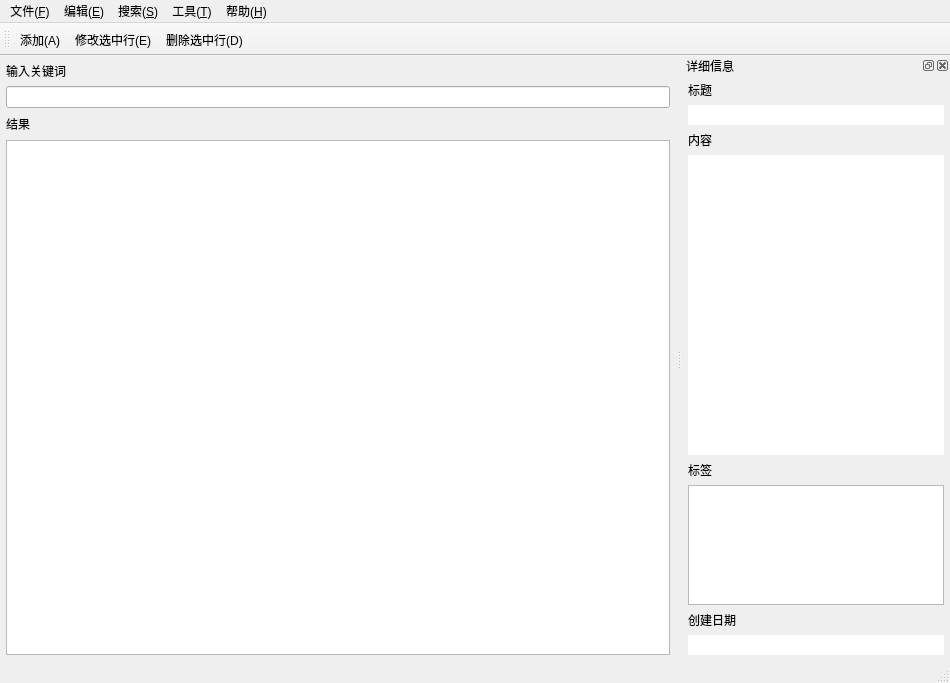
<?xml version="1.0" encoding="UTF-8"?>
<ui version="4.0">
 <class>RacaClass</class>
 <widget class="QMainWindow" name="RacaClass">
  <property name="geometry">
   <rect>
    <x>0</x>
    <y>0</y>
    <width>950</width>
    <height>683</height>
   </rect>
  </property>
  <property name="windowTitle">
   <string>Raca</string>
  </property>
  <property name="windowIcon">
   <iconset resource="resource/Raca.qrc">
    <normaloff>:/icon.svg</normaloff>:/icon.svg</iconset>
  </property>
  <widget class="QWidget" name="centralWidget">
   <layout class="QVBoxLayout" name="verticalLayout">
    <property name="leftMargin">
     <number>6</number>
    </property>
    <property name="topMargin">
     <number>6</number>
    </property>
    <property name="rightMargin">
     <number>6</number>
    </property>
    <property name="bottomMargin">
     <number>6</number>
    </property>
    <item>
     <layout class="QVBoxLayout" name="verticalLayout_2">
      <property name="spacing">
       <number>6</number>
      </property>
      <item>
       <layout class="QHBoxLayout" name="horizontalLayout">
        <item>
         <widget class="QLabel" name="label_4">
          <property name="text">
           <string>输入关键词</string>
          </property>
         </widget>
        </item>
       </layout>
      </item>
      <item>
       <widget class="QLineEdit" name="leSearch">
        <property name="statusTip">
         <string>输入关键词按下回车以搜索</string>
        </property>
       </widget>
      </item>
      <item>
       <layout class="QHBoxLayout" name="horizontalLayout_2">
        <item>
         <widget class="QLabel" name="label_5">
          <property name="text">
           <string>结果</string>
          </property>
         </widget>
        </item>
        <item>
         <spacer name="horizontalSpacer">
          <property name="orientation">
           <enum>Qt::Horizontal</enum>
          </property>
          <property name="sizeHint" stdset="0">
           <size>
            <width>40</width>
            <height>20</height>
           </size>
          </property>
         </spacer>
        </item>
       </layout>
      </item>
      <item>
       <widget class="QTableView" name="tvResult"/>
      </item>
     </layout>
    </item>
   </layout>
  </widget>
  <widget class="QMenuBar" name="menuBar">
   <property name="geometry">
    <rect>
     <x>0</x>
     <y>0</y>
     <width>950</width>
     <height>21</height>
    </rect>
   </property>
   <widget class="QMenu" name="menuEdit">
    <property name="title">
     <string>编辑(&amp;E)</string>
    </property>
    <addaction name="actionAdd"/>
    <addaction name="actionDeleteSelectedRow"/>
    <addaction name="actionEdit"/>
   </widget>
   <widget class="QMenu" name="menuHelp">
    <property name="title">
     <string>帮助(&amp;H)</string>
    </property>
    <addaction name="actionAboutQt"/>
    <addaction name="actionAbout"/>
   </widget>
   <widget class="QMenu" name="menuFile">
    <property name="title">
     <string>文件(&amp;F)</string>
    </property>
    <addaction name="actionExportDataBase"/>
    <addaction name="separator"/>
    <addaction name="actionExit"/>
   </widget>
   <widget class="QMenu" name="menuSearch">
    <property name="title">
     <string>搜索(&amp;S)</string>
    </property>
    <addaction name="actionUseRegex"/>
    <addaction name="separator"/>
   </widget>
   <widget class="QMenu" name="menuTool">
    <property name="title">
     <string>工具(&amp;T)</string>
    </property>
    <addaction name="actionSettings"/>
   </widget>
   <addaction name="menuFile"/>
   <addaction name="menuEdit"/>
   <addaction name="menuSearch"/>
   <addaction name="menuTool"/>
   <addaction name="menuHelp"/>
  </widget>
  <widget class="QToolBar" name="mainToolBar">
   <property name="windowTitle">
    <string>工具栏</string>
   </property>
   <attribute name="toolBarArea">
    <enum>TopToolBarArea</enum>
   </attribute>
   <attribute name="toolBarBreak">
    <bool>false</bool>
   </attribute>
   <addaction name="actionAdd"/>
   <addaction name="actionEdit"/>
   <addaction name="actionDeleteSelectedRow"/>
  </widget>
  <widget class="QStatusBar" name="statusBar"/>
  <widget class="QDockWidget" name="dwDetailInfo">
   <property name="sizePolicy">
    <sizepolicy hsizetype="Preferred" vsizetype="Expanding">
     <horstretch>0</horstretch>
     <verstretch>0</verstretch>
    </sizepolicy>
   </property>
   <property name="windowTitle">
    <string>详细信息</string>
   </property>
   <attribute name="dockWidgetArea">
    <number>2</number>
   </attribute>
   <widget class="QWidget" name="dockWidgetContents">
    <property name="sizePolicy">
     <sizepolicy hsizetype="Preferred" vsizetype="Minimum">
      <horstretch>0</horstretch>
      <verstretch>0</verstretch>
     </sizepolicy>
    </property>
    <layout class="QVBoxLayout" name="verticalLayout_3">
     <property name="leftMargin">
      <number>6</number>
     </property>
     <property name="topMargin">
      <number>6</number>
     </property>
     <property name="rightMargin">
      <number>6</number>
     </property>
     <property name="bottomMargin">
      <number>6</number>
     </property>
     <item>
      <widget class="QLabel" name="label">
       <property name="sizePolicy">
        <sizepolicy hsizetype="Preferred" vsizetype="Maximum">
         <horstretch>0</horstretch>
         <verstretch>0</verstretch>
        </sizepolicy>
       </property>
       <property name="text">
        <string>标题</string>
       </property>
      </widget>
     </item>
     <item>
      <widget class="QLineEdit" name="leTitle">
       <property name="statusTip">
        <string>选中行记录的标题</string>
       </property>
       <property name="frame">
        <bool>false</bool>
       </property>
       <property name="readOnly">
        <bool>true</bool>
       </property>
      </widget>
     </item>
     <item>
      <widget class="QLabel" name="label_2">
       <property name="sizePolicy">
        <sizepolicy hsizetype="Preferred" vsizetype="Maximum">
         <horstretch>0</horstretch>
         <verstretch>0</verstretch>
        </sizepolicy>
       </property>
       <property name="text">
        <string>内容</string>
       </property>
      </widget>
     </item>
     <item>
      <widget class="QTextEdit" name="teArticle">
       <property name="statusTip">
        <string>选中行记录的内容</string>
       </property>
       <property name="frameShape">
        <enum>QFrame::NoFrame</enum>
       </property>
       <property name="frameShadow">
        <enum>QFrame::Plain</enum>
       </property>
       <property name="readOnly">
        <bool>true</bool>
       </property>
      </widget>
     </item>
     <item>
      <widget class="QLabel" name="label_6">
       <property name="text">
        <string>标签</string>
       </property>
      </widget>
     </item>
     <item>
      <widget class="QListWidget" name="lwTag">
       <property name="sizePolicy">
        <sizepolicy hsizetype="Expanding" vsizetype="Fixed">
         <horstretch>0</horstretch>
         <verstretch>0</verstretch>
        </sizepolicy>
       </property>
       <property name="maximumSize">
        <size>
         <width>16777215</width>
         <height>120</height>
        </size>
       </property>
       <property name="statusTip">
        <string>选中行记录的标签</string>
       </property>
       <property name="selectionMode">
        <enum>QAbstractItemView::ExtendedSelection</enum>
       </property>
       <property name="viewMode">
        <enum>QListView::IconMode</enum>
       </property>
      </widget>
     </item>
     <item>
      <widget class="QLabel" name="label_3">
       <property name="sizePolicy">
        <sizepolicy hsizetype="Preferred" vsizetype="Maximum">
         <horstretch>0</horstretch>
         <verstretch>0</verstretch>
        </sizepolicy>
       </property>
       <property name="text">
        <string>创建日期</string>
       </property>
      </widget>
     </item>
     <item>
      <widget class="QLineEdit" name="leCreateTime">
       <property name="statusTip">
        <string>选中行记录的创建时间</string>
       </property>
       <property name="frame">
        <bool>false</bool>
       </property>
       <property name="readOnly">
        <bool>true</bool>
       </property>
      </widget>
     </item>
    </layout>
   </widget>
  </widget>
  <action name="actionAdd">
   <property name="icon">
    <iconset resource="resource/Raca.qrc">
     <normaloff>:/ic_add.svg</normaloff>:/ic_add.svg</iconset>
   </property>
   <property name="text">
    <string>添加(&amp;A)...</string>
   </property>
   <property name="statusTip">
    <string>添加新文章</string>
   </property>
  </action>
  <action name="actionAboutQt">
   <property name="text">
    <string>关于 Qt...</string>
   </property>
   <property name="statusTip">
    <string>关于 Qt</string>
   </property>
  </action>
  <action name="actionExit">
   <property name="text">
    <string>退出(&amp;X)</string>
   </property>
   <property name="statusTip">
    <string>退出程序</string>
   </property>
   <property name="shortcut">
    <string>Ctrl+Q</string>
   </property>
  </action>
  <action name="actionUseRegex">
   <property name="checkable">
    <bool>true</bool>
   </property>
   <property name="text">
    <string>使用正则表达式(&amp;R)</string>
   </property>
   <property name="iconText">
    <string>使用正则表达式(R)</string>
   </property>
   <property name="toolTip">
    <string>使用正则表达式(R)</string>
   </property>
   <property name="statusTip">
    <string>使用正则表达式进行搜索</string>
   </property>
   <property name="shortcut">
    <string>Ctrl+R</string>
   </property>
  </action>
  <action name="actionAbout">
   <property name="icon">
    <iconset resource="resource/Raca.qrc">
     <normaloff>:/icon.svg</normaloff>:/icon.svg</iconset>
   </property>
   <property name="text">
    <string>关于 Raca...</string>
   </property>
   <property name="statusTip">
    <string>显示程序版本、版权信息等</string>
   </property>
   <property name="shortcut">
    <string>Ctrl+F1</string>
   </property>
  </action>
  <action name="actionSettings">
   <property name="icon">
    <iconset resource="resource/Raca.qrc">
     <normaloff>:/ic_settings.svg</normaloff>:/ic_settings.svg</iconset>
   </property>
   <property name="text">
    <string>选项(&amp;O)...</string>
   </property>
   <property name="statusTip">
    <string>更改工具选项</string>
   </property>
   <property name="shortcut">
    <string>Ctrl+P</string>
   </property>
  </action>
  <action name="actionDeleteSelectedRow">
   <property name="icon">
    <iconset resource="resource/Raca.qrc">
     <normaloff>:/ic_remove.svg</normaloff>:/ic_remove.svg</iconset>
   </property>
   <property name="text">
    <string>删除选中行(&amp;D)</string>
   </property>
   <property name="statusTip">
    <string>删除选中的行(可多选)</string>
   </property>
   <property name="shortcut">
    <string>Del</string>
   </property>
  </action>
  <action name="actionExportDataBase">
   <property name="text">
    <string>导出数据库为CSV文件...</string>
   </property>
   <property name="statusTip">
    <string>将数据库的内容导出为多个CSV文件</string>
   </property>
  </action>
  <action name="actionEdit">
   <property name="icon">
    <iconset resource="resource/Raca.qrc">
     <normaloff>:/ic_edit.svg</normaloff>:/ic_edit.svg</iconset>
   </property>
   <property name="text">
    <string>修改选中行(&amp;E)...</string>
   </property>
   <property name="statusTip">
    <string>修改选中行的内容</string>
   </property>
  </action>
 </widget>
 <layoutdefault spacing="6" margin="11"/>
 <resources>
  <include location="resource/Raca.qrc"/>
 </resources>
 <connections/>
</ui>
